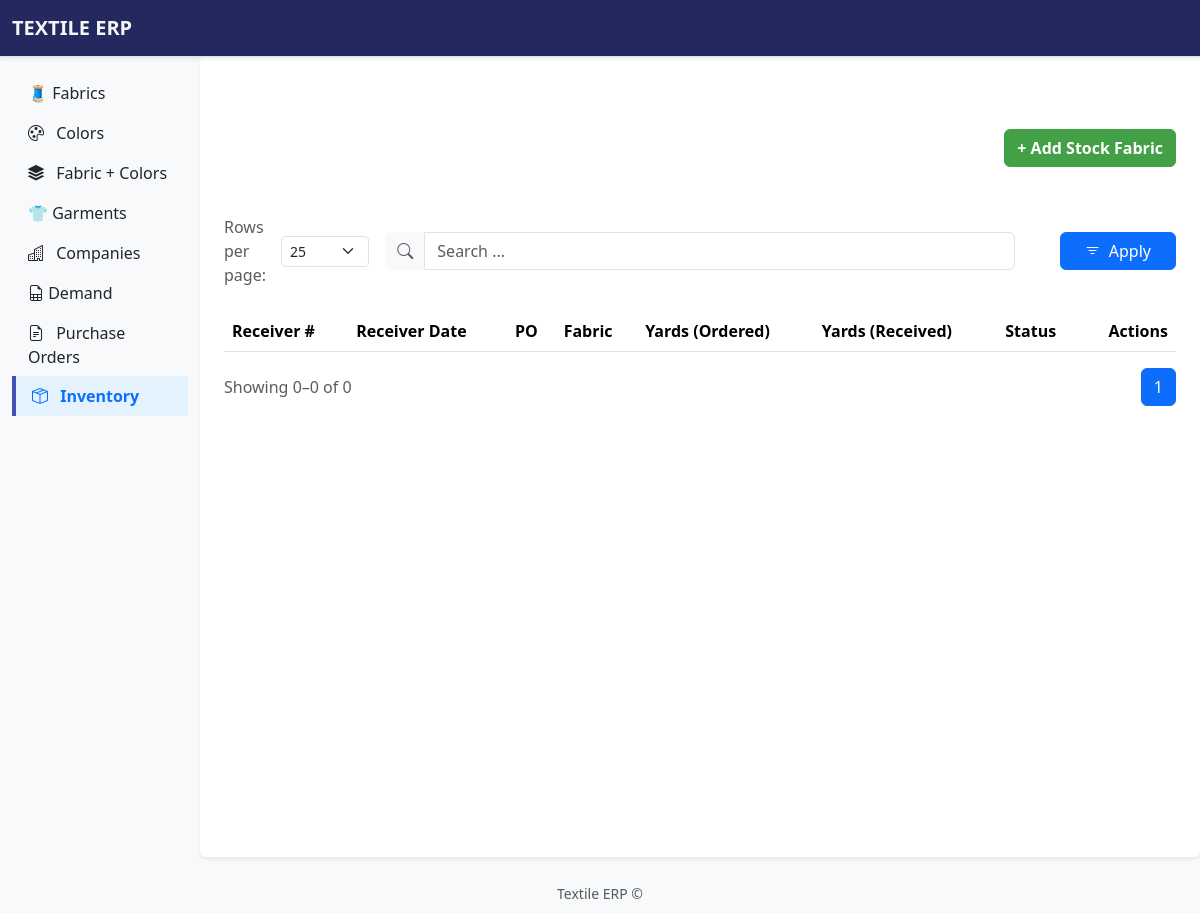
The app's page /inventory/, older data.
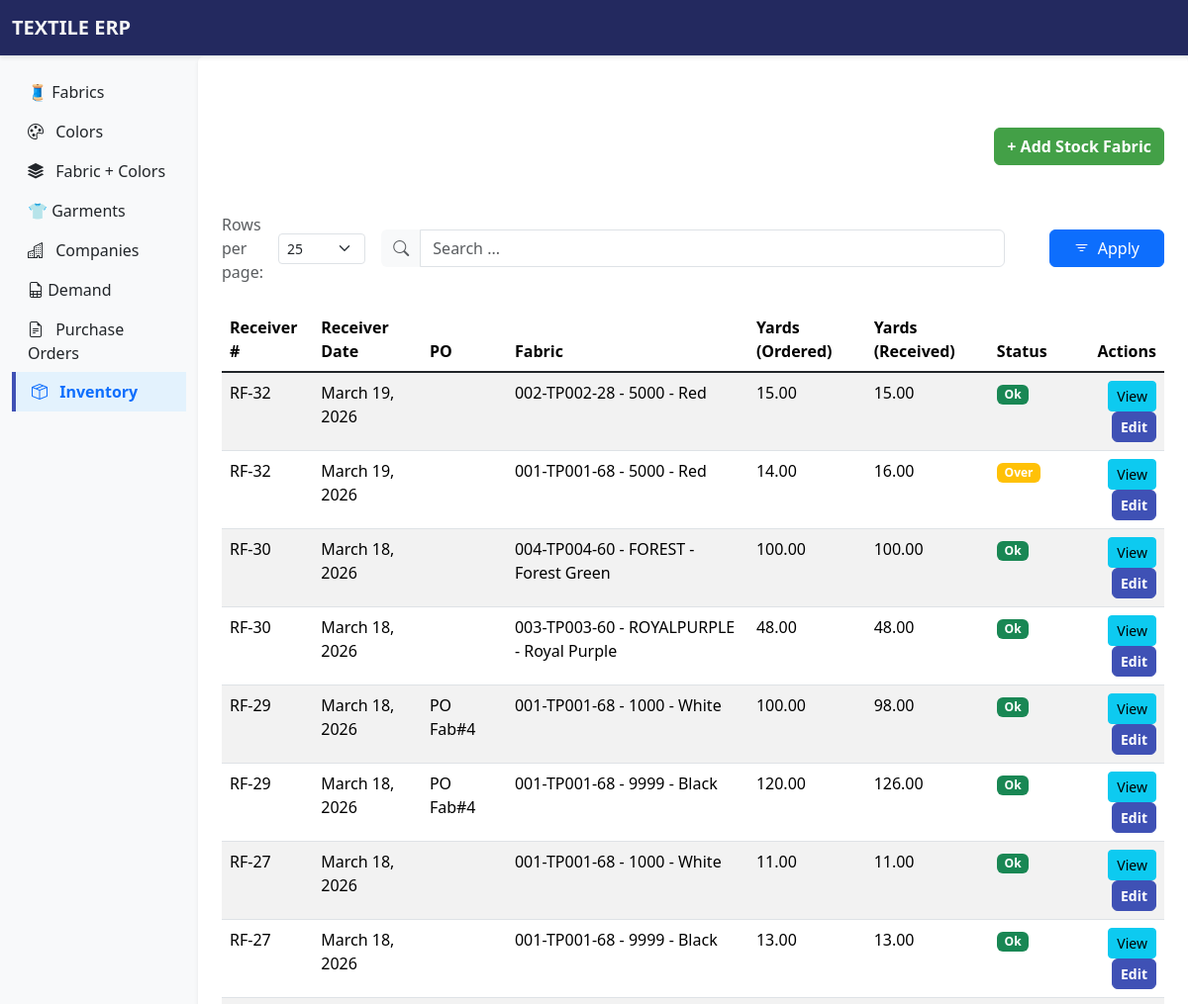
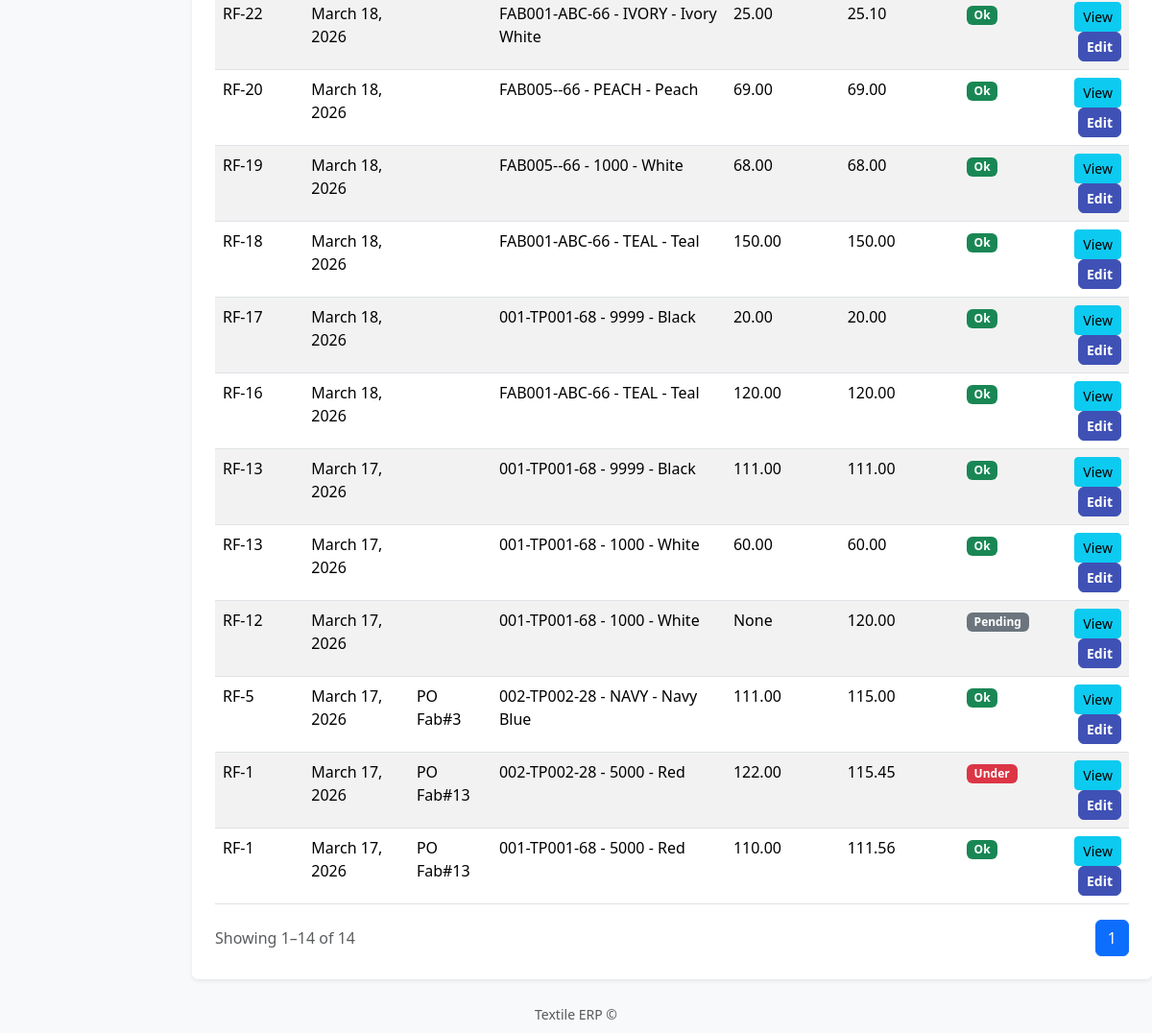
The same page, newer data (2 pictures, top to bottom).
### apps/inventory/models.py (models this page shows, shortened)
class InventoryReceiptLine(models.Model):
    STATUS_PENDING = "PENDING"
    STATUS_OK = "OK"
    STATUS_UNDER = "UNDER"
    STATUS_OVER = "OVER"
    STATUS_CHOICES = [
        (STATUS_PENDING, "Pending"),
        (STATUS_OK, "Ok"),
        (STATUS_UNDER, "Under"),
        (STATUS_OVER, "Over"),
    ]
    receipt = models.ForeignKey(
        InventoryReceipt,
        on_delete=models.CASCADE,
        related_name="lines",
    )
    fabric = models.ForeignKey(FabricColor, on_delete=models.PROTECT)
    po_fabric = models.ForeignKey(
        PurchaseOrderFabrics,
        on_delete=models.SET_NULL,
        null=True,
        blank=True,
        related_name="receipt_lines",
    )
    expected_yards = models.DecimalField(
        max_digits=10, decimal_places=2, null=True, blank=True
    )
    received_yards = models.DecimalField(max_digits=10, decimal_places=2)
    tolerance_percent = models.DecimalField(
        max_digits=5, decimal_places=2, default=5
    )
    status = models.CharField(
        max_length=10, choices=STATUS_CHOICES, default=STATUS_PENDING
    )
    created_at = models.DateTimeField(auto_now_add=True)
    updated_at = models.DateTimeField(auto_now=True)

class InventoryReceipt(models.Model):
    receipt_number = models.CharField(max_length=30, unique=True)
    purchase_order = models.ForeignKey(
        PurchaseOrder,
        null=True,
        blank=True,
        on_delete=models.PROTECT,
        related_name="receipts",
    )
    received_date = models.DateField(default=timezone.now)
    created_by = models.ForeignKey(
        settings.AUTH_USER_MODEL,
        null=True,
        blank=True,
        on_delete=models.SET_NULL,
        related_name="inventory_receipts",
    )
    notes = models.TextField(blank=True)
    is_active = models.BooleanField(default=True)

### apps/fabrics/models.py (models this page shows, shortened)
class FabricColor(models.Model):
    fabric = models.ForeignKey(Fabric, on_delete=models.CASCADE)
    color = models.ForeignKey(Color, on_delete=models.CASCADE)
    lab_dip = models.CharField(max_length=20, blank=True)
    price = models.DecimalField(max_digits=6, decimal_places=2)
    is_active = models.BooleanField(default=True)
    class Meta:
        constraints = [
            models.UniqueConstraint(
                fields=['fabric', 'color'],
                name='unique_fabric_color',
                violation_error_message="This fabric & color is already registered."
            )
        ]
    def __str__(self):
        return f"{self.fabric.item_merged} - {self.color.color_name}"

class Fabric(models.Model):
    open_or_tubular = [
        ('open', 'Open'),
        ('tubular', 'Tubular')
    ]
    item_code = models.CharField(max_length=50, unique=True)
    vendor_code = models.CharField(max_length=50)
    vendor = models.ForeignKey(Vendor, on_delete=models.CASCADE)
    fabric_class = models.CharField(max_length=50)
    content = models.CharField(max_length=100)
    weight = models.DecimalField(max_digits=6, decimal_places=2)
    country_of_origin = models.CharField(max_length=50)
    open_or_tubular = models.CharField(choices=open_or_tubular)
    yarn_type = models.CharField(max_length=50, blank=True, null=True)
    yarn_size = models.CharField(max_length=50, blank=True, null=True)
    cuttable = models.IntegerField()
    is_active = models.BooleanField(default=True)
    @property
    def item_merged(self):
        return f"{self.item_code}-{self.vendor_code}-{self.cuttable}"

### apps/colors/models.py (models this page shows, shortened)
class Color(models.Model):
    name = models.CharField(max_length=50)
    code = models.CharField(max_length=50, unique=True)
    hex_value = models.CharField(max_length=7, blank=True, null=True)
    created_by = models.CharField(max_length=150, blank=True, null=True)
    created_at = models.DateTimeField(auto_now_add=True)  # fecha de creación automática
    is_active = models.BooleanField(default=True)
    @property
    def color_name(self):
        return f"{self.code} - {self.name}"

### apps/pos/models.py (models this page shows, shortened)
class PurchaseOrder(models.Model):
    STATUS_CHOICES = [
        ("OPEN", "Open"),
        ("APPROVED", "Approved"),
        ("RECEIVED", "Received"),
        ("CLOSED", "Closed"),
    ]
    po_number = models.CharField(max_length=20, unique=True)
    vendor = models.ForeignKey(Vendor, on_delete=models.PROTECT, related_name="purchase_orders")
    demand = models.ForeignKey(Demand, on_delete=models.SET_NULL, related_name="purchase_orders", blank=True, null=True
    )
    order_date = models.DateField(default=timezone.now)
    expected_delivery = models.DateField(blank=True, null=True)
    status = models.CharField(max_length=20, choices=STATUS_CHOICES, default="OPEN")
    is_active = models.BooleanField(default=True)

### apps/inventory/views.py (the view, shortened to what this page needs)
# urls.py: path('', views.inventory_list, name="inventory_list"),
def inventory_list(request):
    q = request.GET.get('q')
    DEFAULT_ROWS_PER_PAGE = 25 # default to 25
    rows_per_page = request.GET.get('rowsPerPage', DEFAULT_ROWS_PER_PAGE)
    try:
        rows_per_page = int(rows_per_page)
    except ValueError:
        rows_per_page = DEFAULT_ROWS_PER_PAGE
    receivers = InventoryReceipt.objects.select_related('purchase_order', 'created_by').order_by('-id')
    paginator = Paginator(receivers, rows_per_page)
    page_number = request.GET.get('page')
    page_obj = paginator.get_page(page_number)
    return render(request, 'inventory/inventory_list.html', {'page_obj': page_obj,
                                                 'rows_per_page': rows_per_page})

### apps/inventory/templates/inventory/inventory_list.html (shortened to what this page needs)
{% extends 'base.html' %}
{% block content %}
<div class="mt-5">
    <div class="d-flex justify-content-between align-items-center mb-3">
        <a href="{% url 'inventory:create_receipt_free' %}" class="btn btn-add">+ Add Stock Fabric</a>
    </div>
</div>
<div class="mt-5">
    {% include '_search_form.html' %}
</div>
{% include 'inventory/_inventory_table.html' %}
{% endblock %}

### apps/inventory/templates/inventory/_inventory_table.html (shortened to what this page needs)
<div class="table-responsive">
    <table class="table table-striped table-hover">
        <thead>
            <tr>
                <th scope="col">Receiver #</th>
                <th scope="col">Receiver Date</th>
                <th scope="col">PO</th>
                <th scope="col">Fabric</th>
                <th scope="col">Yards (Ordered)</th>
                <th scope="col">Yards (Received)</th>
                <th scope="col">Status</th>
                <th class="text-end">Actions</th>
            </tr>
        </thead>
        <tbody class="table-group-divider">
            {% for inventory_row in page_obj %}
            {% for receiver_row in inventory_row.lines.all %}
            <tr>
                <td>{{ receiver_row.receipt.receipt_number }}</td>
                <td>{{ receiver_row.receipt.received_date }}</td>
                <td>{{ receiver_row.receipt.purchase_order.po_number }}</td>
                <td>{{ receiver_row.fabric }}</td>
                <td>{{ receiver_row.expected_yards }}</td>
                <td>{{ receiver_row.received_yards }}</td>
                <td>
                    <span
                        class="badge {% if receiver_row.status == 'UNDER' %}bg-danger{% elif receiver_row.status == 'OVER' %}bg-warning{% elif receiver_row.status == 'OK' %}bg-success{% else %}bg-secondary{% endif %}">
                        {{ receiver_row.get_status_display }}
                    </span>
                </td>
                <td class="text-end">
                    <a href="{% url 'inventory:receipt_detail' receipt_id=receiver_row.receipt.id %}"
                        class="btn btn-sm btn-info">View</a>
                    <a href="{% url 'inventory:edit_receipt' receipt_id=receiver_row.receipt.id %}"
                        class="btn btn-sm btn-edit">Edit</a>
                </td>
            </tr>
            {% endfor %}
            {% endfor %}
        </tbody>
    </table>
    <div class="d-flex justify-content-between align-items-center mt-3">
        <div class="text-muted">
            Showing {{ page_obj.start_index }}–{{ page_obj.end_index }} of {{ page_obj.paginator.count }}
        </div>
        <nav>
            <ul class="pagination mb-0">
                {% for num in page_obj.paginator.page_range %}
                {% if num == page_obj.number %}
                <li class="page-item active"><span class="page-link">{{ num }}</span></li>
                {% else %}
                <li class="page-item">
                    <a class="page-link" href="?q={{ q }}&rowsPerPage={{ rows_per_page }}&page={{ num }}">{{ num }}</a>
                </li>
                {% endif %}
                {% endfor %}
            </ul>
        </nav>
    </div>
</div>

Row changes from the older to the newer data that the page shows:
added InventoryReceiptLine: receipt.receipt_number "RF-32", receipt.received_date "March 19, 2026", fabric "002-TP002-28 - 5000 - Red", expected_yards "15.00", received_yards "15.00", status "Ok"
added InventoryReceiptLine: receipt.receipt_number "RF-32", receipt.received_date "March 19, 2026", fabric "001-TP001-68 - 5000 - Red", expected_yards "14.00", received_yards "16.00", status "Over"
added InventoryReceiptLine: receipt.receipt_number "RF-30", receipt.received_date "March 18, 2026", fabric "004-TP004-60 - FOREST - Forest Green", expected_yards "100.00", received_yards "100.00", status "Ok"
added InventoryReceiptLine: receipt.receipt_number "RF-30", receipt.received_date "March 18, 2026", fabric "003-TP003-60 - ROYALPURPLE - Royal Purple", expected_yards "48.00", received_yards "48.00", status "Ok"
added InventoryReceiptLine: receipt.receipt_number "RF-29", receipt.received_date "March 18, 2026", receipt.purchase_order.po_number "PO Fab#4", fabric "001-TP001-68 - 1000 - White", expected_yards "100.00", received_yards "98.00", status "Ok"
added InventoryReceiptLine: receipt.receipt_number "RF-29", receipt.received_date "March 18, 2026", receipt.purchase_order.po_number "PO Fab#4", fabric "001-TP001-68 - 9999 - Black", expected_yards "120.00", received_yards "126.00", status "Ok"
added InventoryReceiptLine: receipt.receipt_number "RF-27", receipt.received_date "March 18, 2026", fabric "001-TP001-68 - 1000 - White", expected_yards "11.00", received_yards "11.00", status "Ok"
added InventoryReceiptLine: receipt.receipt_number "RF-27", receipt.received_date "March 18, 2026", fabric "001-TP001-68 - 9999 - Black", expected_yards "13.00", received_yards "13.00", status "Ok"
added InventoryReceiptLine: receipt.receipt_number "RF-22", receipt.received_date "March 18, 2026", fabric "FAB001-ABC-66 - IVORY - Ivory White", expected_yards "25.00", received_yards "25.10", status "Ok"
added InventoryReceiptLine: receipt.receipt_number "RF-20", receipt.received_date "March 18, 2026", fabric "FAB005--66 - PEACH - Peach", expected_yards "69.00", received_yards "69.00", status "Ok"
added InventoryReceiptLine: receipt.receipt_number "RF-19", receipt.received_date "March 18, 2026", fabric "FAB005--66 - 1000 - White", expected_yards "68.00", received_yards "68.00", status "Ok"
added InventoryReceiptLine: receipt.receipt_number "RF-18", receipt.received_date "March 18, 2026", fabric "FAB001-ABC-66 - TEAL - Teal", expected_yards "150.00", received_yards "150.00", status "Ok"
added InventoryReceiptLine: receipt.receipt_number "RF-17", receipt.received_date "March 18, 2026", fabric "001-TP001-68 - 9999 - Black", expected_yards "20.00", received_yards "20.00", status "Ok"
added InventoryReceiptLine: receipt.receipt_number "RF-16", receipt.received_date "March 18, 2026", fabric "FAB001-ABC-66 - TEAL - Teal", expected_yards "120.00", received_yards "120.00", status "Ok"
added InventoryReceiptLine: receipt.receipt_number "RF-13", receipt.received_date "March 17, 2026", fabric "001-TP001-68 - 9999 - Black", expected_yards "111.00", received_yards "111.00", status "Ok"
added InventoryReceiptLine: receipt.receipt_number "RF-13", receipt.received_date "March 17, 2026", fabric "001-TP001-68 - 1000 - White", expected_yards "60.00", received_yards "60.00", status "Ok"
added InventoryReceiptLine: receipt.receipt_number "RF-12", receipt.received_date "March 17, 2026", fabric "001-TP001-68 - 1000 - White", expected_yards "None", received_yards "120.00", status "Pending"
added InventoryReceiptLine: receipt.receipt_number "RF-5", receipt.received_date "March 17, 2026", receipt.purchase_order.po_number "PO Fab#3", fabric "002-TP002-28 - NAVY - Navy Blue", expected_yards "111.00", received_yards "115.00", status "Ok"
added InventoryReceiptLine: receipt.receipt_number "RF-1", receipt.received_date "March 17, 2026", receipt.purchase_order.po_number "PO Fab#13", fabric "002-TP002-28 - 5000 - Red", expected_yards "122.00", received_yards "115.45", status "Under"
added InventoryReceiptLine: receipt.receipt_number "RF-1", receipt.received_date "March 17, 2026", receipt.purchase_order.po_number "PO Fab#13", fabric "001-TP001-68 - 5000 - Red", expected_yards "110.00", received_yards "111.56", status "Ok"
Text that changed along with them:
{{ page_obj.start_index }}: "0" → "1"
{{ page_obj.end_index }}: "0" → "14"
{{ page_obj.paginator.count }}: "0" → "14"
